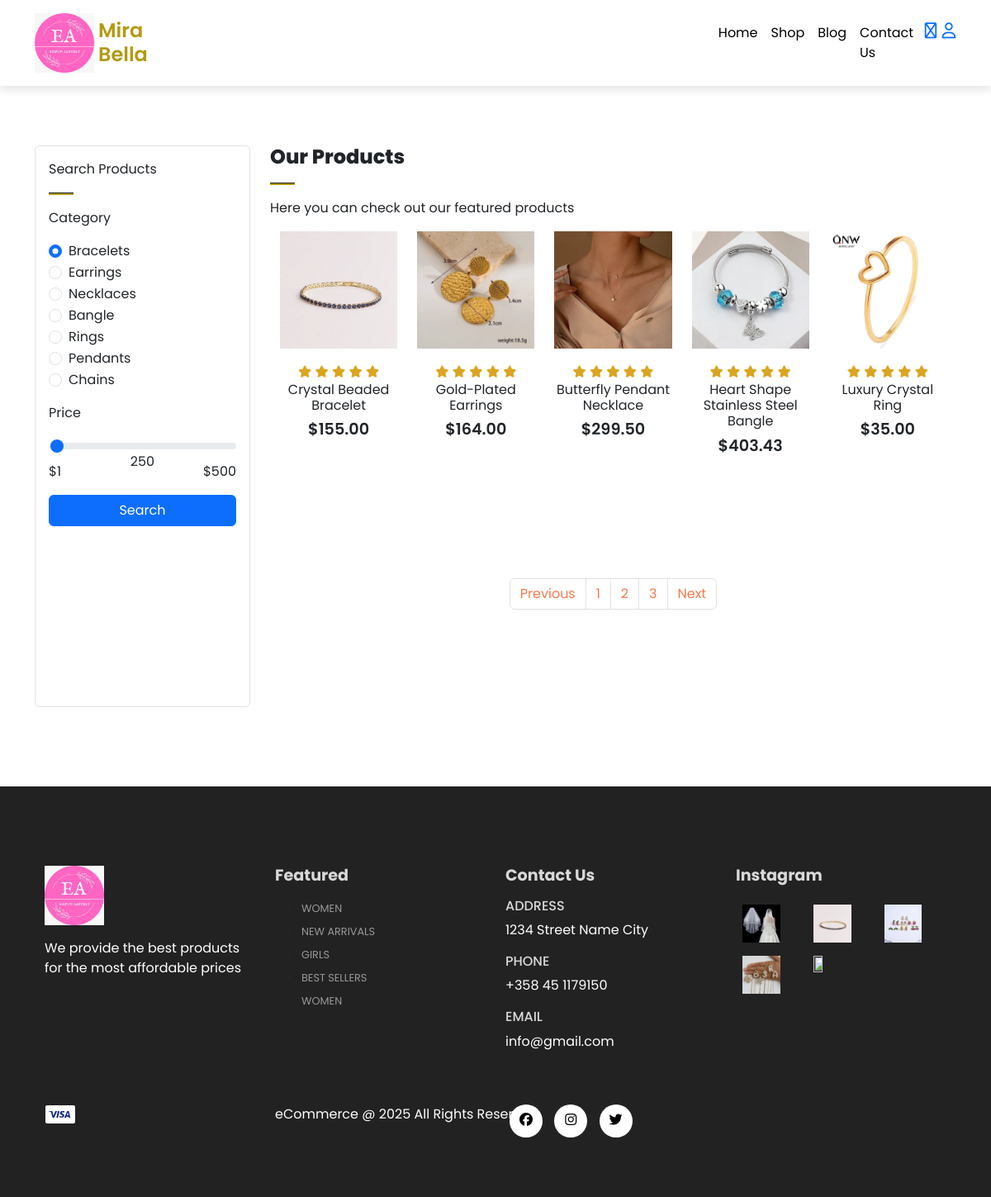
The page /shop_page1.php on the database as committed earlier.
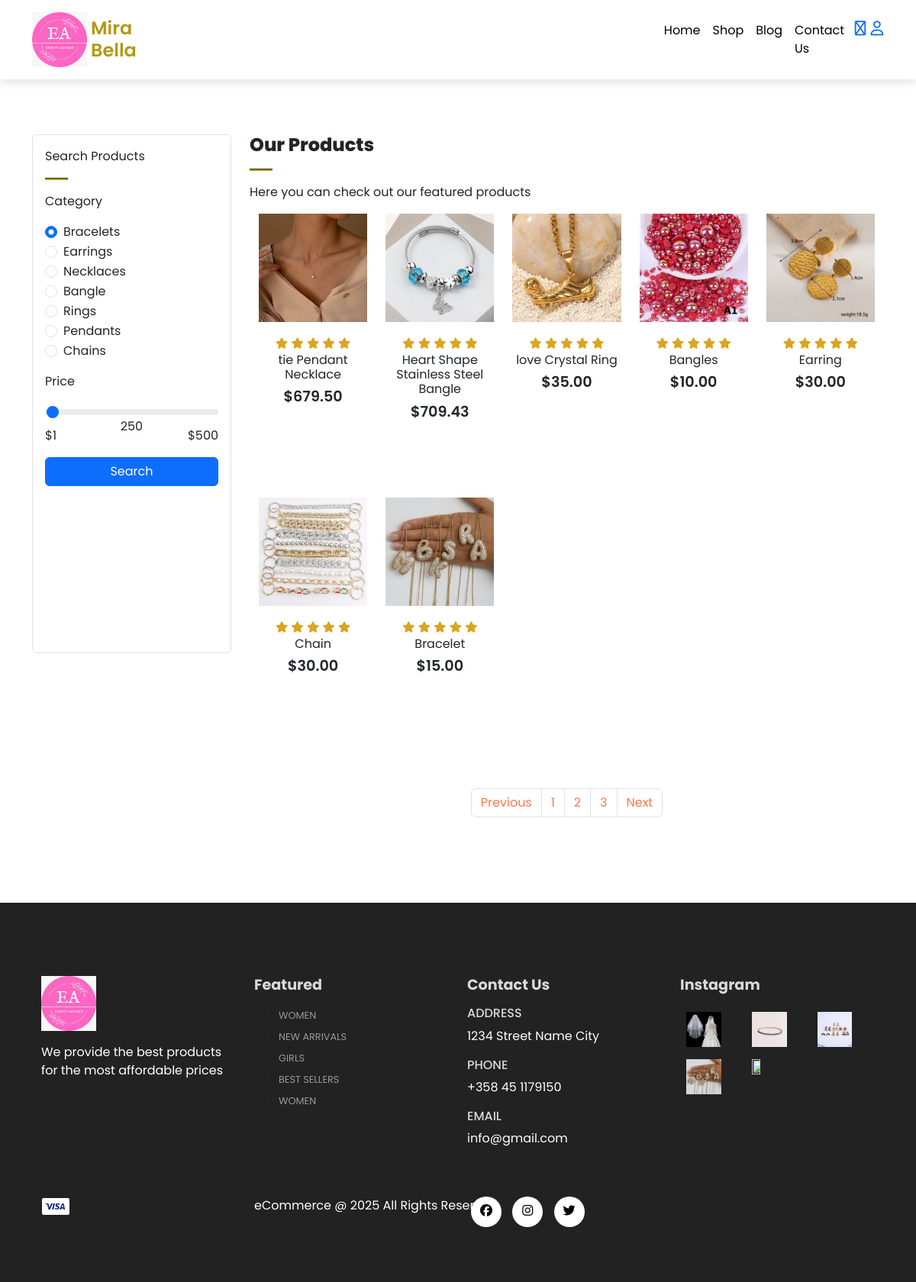
The same page on the database as committed later.
### tables this page shows
CREATE TABLE `products` (
  `product_id` int(11) NOT NULL,
  `product_name` varchar(100) NOT NULL,
  `product_category` varchar(100) NOT NULL,
  `product_description` varchar(255) NOT NULL,
  `product_image` varchar(255) NOT NULL,
  `product_image2` varchar(255) NOT NULL,
  `product_image3` varchar(255) NOT NULL,
  `product_image4` varchar(255) NOT NULL,
  `product_image5` varchar(255) NOT NULL,
  `product_price` decimal(6,2) NOT NULL,
  `product_special_offer` int(2) NOT NULL,
  `product_color` varchar(100) NOT NULL
);

### shop_page1.php (the view, shortened to what the changed rows need)
 <?php
     include('server/connection.php');
     if(isset($_POST['search'])){
        $category = $_POST['category'];
        $price = $_POST['price'];
        $stmt = $conn->prepare("SELECT * FROM products where product_category=? AND product_price<=? ");
        $stmt->bind_param("si",$category, $price);
        $stmt->execute();
        $products = $stmt->get_result();
     }else{
        $stmt = $conn->prepare("SELECT * FROM products ");
        $stmt->execute();
        $products = $stmt->get_result();
     }
 ?>
<!DOCTYPE html>
<html lang="en">
<head>
    <link rel="stylesheet" href="https://cdn.jsdelivr.net/npm/bootstrap@5.3.3/dist/css/bootstrap.min.css">
    <link rel="stylesheet" href="assets/css/style.css">
</head>
<body>
     <nav class="navbar navbar-expand-lg bg-white py-3 fixed-top ">
        <div class="container">
         <h2 class="brand"> Mira Bella</h2>
        </div>
     </nav>
     <section style="display:flex; padding-top: 5rem;" >
         <div class="container mt-5 py-5">
             <div class="row">
                      <div class="col-lg-9">
                            <div id="featured" class="row mx-auto">
                                <?php while($row = $products->fetch_assoc()) { ?>
                                    <div class="product text-center  five-grid  col-md-4 col-sm-6">
                                        <img class="img-fluid mb-3" src="assets/imgs/<?php echo $row['product_image']?>" alt="">
                                        <div class="star">
                                            <i class="fas fa-star"></i>
                                            <i class="fas fa-star"></i>
                                            <i class="fas fa-star"></i>
                                            <i class="fas fa-star"></i>
                                            <i class="fas fa-star"></i>
                                        </div>
                                        <h5 class="p-name"><?php echo $row['product_name']?></h5>
                                        <h4 class="p-price">$<?php echo $row['product_price']?></h4>
                                        <a href="<?php echo "single_product.php?product_id=" . $row['product_id'];?>">
                                        </a>
                                    </div>
                                <?php } ?>
                            </div>
                        </div>
                    </div>
             </div>
     </section>
<?php include('layouts/footer.php')?>

Rows that differ between the two databases and show on the page:
removed products: product_image (picture), product_name "Crystal Beaded Bracelet", product_price "155.00"
removed products: product_image (picture), product_name "Gold-Plated Earrings", product_price "164.00"
changed products: product_name "Butterfly Pendant Necklace" → "tie Pendant Necklace"; product_price "299.50" → "679.50"
changed products "Heart Shape Stainless Steel Bangle": product_price "403.43" → "709.43"
changed products: product_image: a different picture; product_name "Luxury Crystal Ring" → "love Crystal Ring"
added products: product_image (picture), product_name "Bangles", product_price "10.00"
added products: product_name "Earring", product_price "30.00"
added products: shows a picture, product_name "Chain", product_price "30.00"
added products: product_image (picture), product_name "Bracelet", product_price "15.00"
